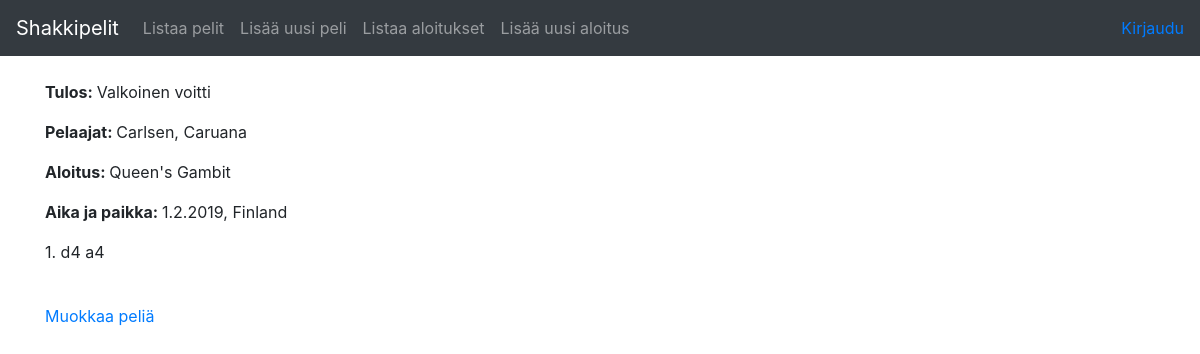
/games/1/view, run on an earlier commit of the app's database.
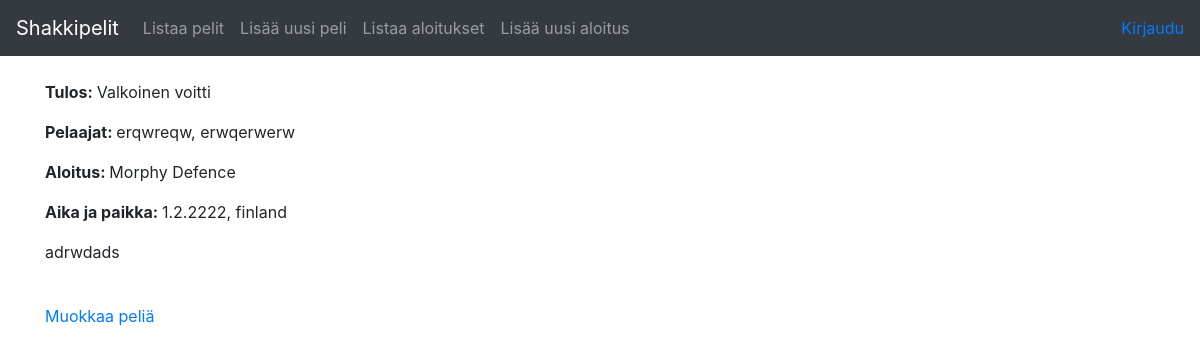
And on a later commit of the database.
### app/games/models.py (models this page shows, shortened)
class Game(db.Model):
    id = db.Column(db.Integer, primary_key=True)
    date_created = db.Column(db.DateTime, default=db.func.current_timestamp())
    date_modified = db.Column(db.DateTime, default=db.func.current_timestamp(),
    onupdate=db.func.current_timestamp())
    white_player = db.Column(db.String(144), nullable=False)
    black_player = db.Column(db.String(144), nullable=False)
    game_date = db.Column(db.String(144), nullable=False)
    game_location = db.Column(db.String(144), nullable=True)
    result = db.Column(db.Integer, nullable=True) # 1 for white, 0 for draw, -1 for black
    opening = db.Column(db.String(144), nullable=True)
    moves = db.Column(db.String(1000), nullable=True)
    account_id = db.Column(db.Integer, db.ForeignKey('account.id'), nullable=False)

### app/games/views.py (the view)
@app.route("/games/<game_id>/view")
def game_view(game_id):
    return render_template("games/view.html", game = Game.query.get(game_id))

### app/templates/games/view.html
{% extends "layout.html" %}
{% block body %}
  <p><b>Tulos: </b>{{ 'Valkoinen voitti' if game.result == 1 else 'Musta voitti' if game.result == -1 else 'Tasapeli' }}</p>
  <p><b>Pelaajat: </b>{{ game.white_player }}, {{ game.black_player }}</p>
  <p><b>Aloitus: </b>{{ game.opening }}</p>
  <p><b>Aika ja paikka: </b>{{ game.game_date }}, {{ game.game_location }}</p>
  <p>{{ game.moves }}</p>
  <br/>
  <a href="{{ url_for('game_edit_view', game_id=game.id) }}">Muokkaa peliä</a>
{% endblock %}

### app/templates/layout.html (shortened to what this page needs)
 <!DOCTYPE html>
  <html>
    <head>
      <link rel="stylesheet" href="https://maxcdn.bootstrapcdn.com/bootstrap/4.0.0/css/bootstrap.min.css">
    </head>
    <body>
      <nav class="navbar navbar-expand-md navbar-dark bg-dark mb-4">
        <a class="navbar-brand" href="{{ url_for('games_index') }}">Shakkipelit</a>
        <div class="collapse navbar-collapse" id="navbarCollapse">
                <ul class="navbar-nav mr-auto">
                  <li class="nav-item">
                    <a class="nav-link" href="{{ url_for('games_index') }}">Listaa pelit</a>
                  </li>
                  <li class="nav-item">
                    <a class="nav-link" href="{{ url_for('games_form') }}">Lisää uusi peli</a>
                  </li>
                  <li class="nav-item">
                    <a class="nav-link" href="{{ url_for('openings_index') }}">Listaa aloitukset</a>
                  </li>
                  <li class="nav-item">
                    <a class="nav-link" href="{{ url_for('openings_form') }}">Lisää uusi aloitus</a>
                  </li>
                </ul>
                <div class="form-inline mt-2 mt-md-0">
            {% if current_user.is_authenticated %}
            <a href="{{ url_for('auth_logout') }}">{{ current_user.name }} -- Kirjaudu ulos</a>
            {% else %}
            <a href="{{ url_for('auth_login') }}">Kirjaudu</a>
            {% endif %}
                </div>
        </div>
      </nav>
      <main role="main" class="container">
          {% block body %}{% endblock %}
      </main>
    </body>
  </html>

What changed in the data, as far as the page shows it:
changed Game "Valkoinen voitti": white_player "Carlsen" → "erqwreqw"; black_player "Caruana" → "erwqerwerw"; opening "Queen's Gambit" → "Morphy Defence"; game_date "1.2.2019" → "1.2.2222"; game_location "Finland" → "finland"; moves "1. d4 a4" → "adrwdads"
